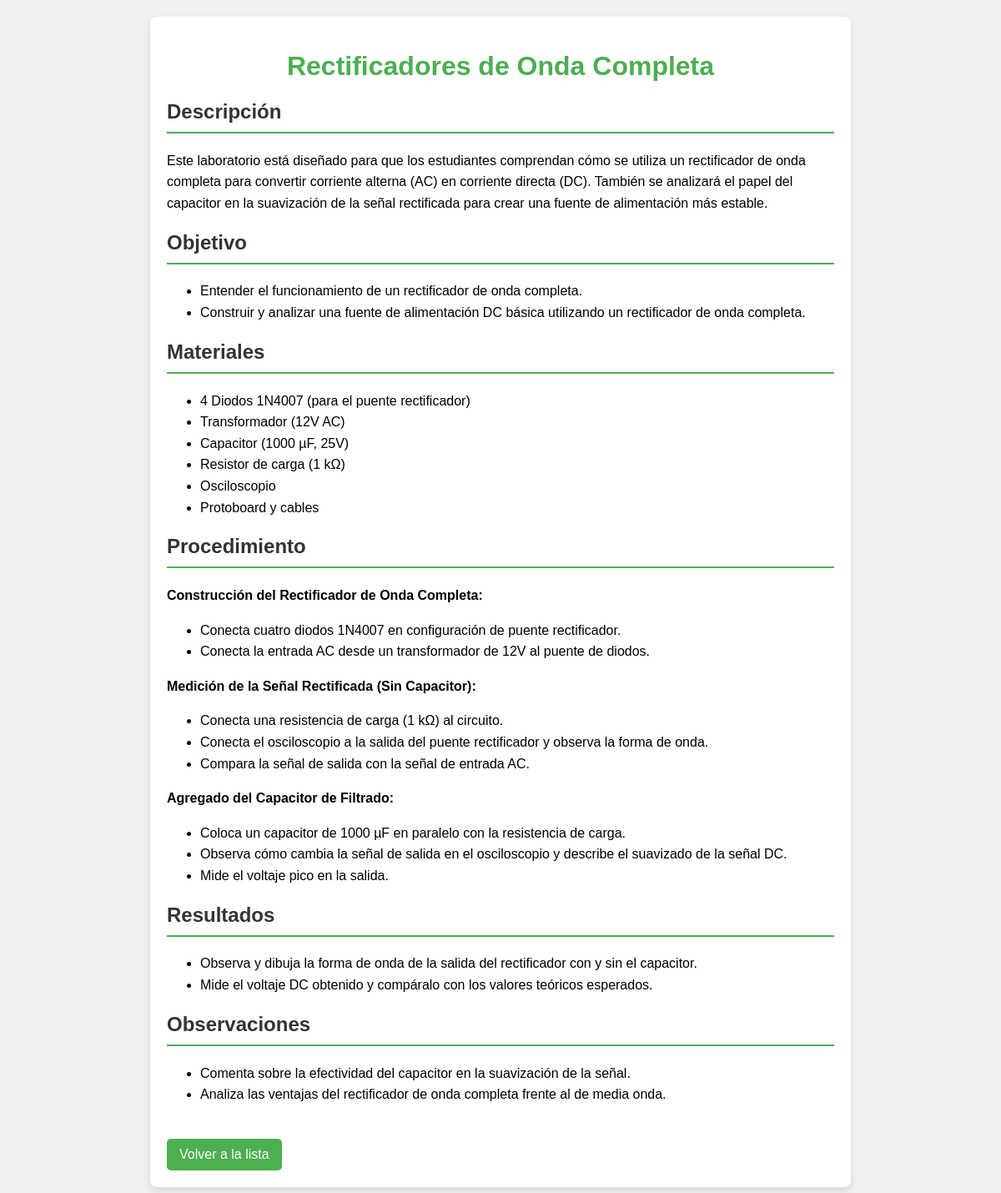
Screenshot of /laboratorios/laboratorios/7/ with the database file from the repository.
### laboratorios/models.py (models this page shows, shortened)
class Laboratorio(models.Model):
    titulo = models.CharField(max_length=200)  # Título del laboratorio
    descripcion = models.TextField(default='')            # Descripción detallada del laboratorio
    fecha = models.DateTimeField(default=timezone.now)                  # Fecha de realización
    objetivo = models.TextField(default='')                # Objetivo del laboratorio
    materiales = models.TextField(default='')              # Materiales necesarios
    procedimiento = models.TextField(default='')           # Pasos a seguir en el laboratorio
    resultados = models.TextField(null=True, blank=True)  # Resultados esperados
    observaciones = models.TextField(null=True, blank=True)  # Observaciones finales
    imagen = models.ImageField(upload_to='imagenes/laboratorios/', null=True, blank=True)

### laboratorios/views.py (the view)
# urls.py: path('laboratorios/<int:pk>/', LaboratorioDetailView.as_view(), name='laboratorio_detail'),
class LaboratorioDetailView(DetailView):
    model = Laboratorio
    template_name = 'laboratorios/laboratorio_detail.html'

### laboratorios/templates/laboratorios/laboratorio_detail.html (shortened to what this page needs)
{% load static %}
<!DOCTYPE html>
<html lang="es">
<head>
    <link rel="stylesheet" href="{% static 'laboratorios/css/laboratorio_details.css' %}">
</head>
<body>
    <div class="container">
        <header>
            <h1>{{ laboratorio.titulo }}</h1>
        </header>
        <section class="content">
            <h2>Descripción</h2>
            <div class="text-content">{{ laboratorio.descripcion|safe }}</div>
            <h2>Objetivo</h2>
            <div class="text-content">{{ laboratorio.objetivo|safe }}</div>
            <h2>Materiales</h2>
            <div class="text-content">{{ laboratorio.materiales|safe }}</div>
            <h2>Procedimiento</h2>
            <div class="text-content">{{ laboratorio.procedimiento|safe }}</div>
            <h2>Resultados</h2>
            <div class="text-content">{{ laboratorio.resultados|safe }}</div>
            <h2>Observaciones</h2>
            <div class="text-content">{{ laboratorio.observaciones|safe }}</div>
        </section>
        <footer>
            <a href="{% url 'lista_laboratorios' %}" class="back-button">Volver a la lista</a>
        </footer>
    </div>
</body>
</html>

### laboratorios/static/laboratorios/css/laboratorio_details.css (style rules this page uses)
body { font-family: Arial, sans-serif; background-color: #f0f0f0; margin: 0; padding: 20px; }
.container { max-width: 800px; margin: auto; background: white; border-radius: 8px; box-shadow: 0 4px 10px rgba(0, 0, 0, 0.1); padding: 20px; }
header { text-align: center; margin-bottom: 20px; }
h1 { color: #4CAF50; }
h2 { color: #333; border-bottom: 2px solid #4CAF50; padding-bottom: 10px; }
.text-content { margin-bottom: 20px; line-height: 1.6; }
.back-button { display: inline-block; margin-top: 20px; padding: 10px 15px; background-color: #4CAF50; color: white; text-decoration: none; border-radius: 5px; transition: background-color 0.3s; }

### rows the page displays
Laboratorio: titulo "Rectificadores de Onda Completa", descripcion "Este laboratorio está diseñado para que los estudiantes comprendan cómo se utiliza un rectificador de onda completa para convertir corriente alterna (AC) en corriente directa (DC). También se analizará el papel del capacitor en la suavización de la señal rectificada para crear una fuente de alimentación más estable.", objetivo "Entender el funcionamiento de un rectificador de onda completa. Construir y analizar una fuente de alimentación DC básica utilizando un rectificador de onda completa.", materiales "4 Diodos 1N4007 (para el puente rectificador) Transformador (12V AC) Capacitor (1000 µF, 25V) Resistor de carga (1 kΩ) Osciloscopio Protoboard y cables", procedimiento "Construcción del Rectificador de Onda Completa: Conecta cuatro diodos 1N4007 en configuración de puente rectificador. Conecta la entrada AC desde un transformador de 12V al puente de diodos. Medición de la Señal Rectificada (Sin Capacitor): Conecta una resistencia de carga (1 kΩ) al circuito. Conecta el osciloscopio a la salida del puente rectificador y observa la forma de onda. Compara la señal de salida con la señal de entrada AC. Agregado del Capacitor de Filtrado: Coloca un capacitor de 1000 µF en paralelo con la resistencia de carga. Observa cómo cambia la señal de salida en el osciloscopio y describe el suavizado de la señal DC. Mide el voltaje pico en la salida.", resultados "Observa y dibuja la forma de onda de la salida del rectificador con y sin el capacitor. Mide el voltaje DC obtenido y compáralo con los valores teóricos esperados.", observaciones "Comenta sobre la efectividad del capacitor en la suavización de la señal. Analiza las ventajas del rectificador de onda completa frente al de media onda."
